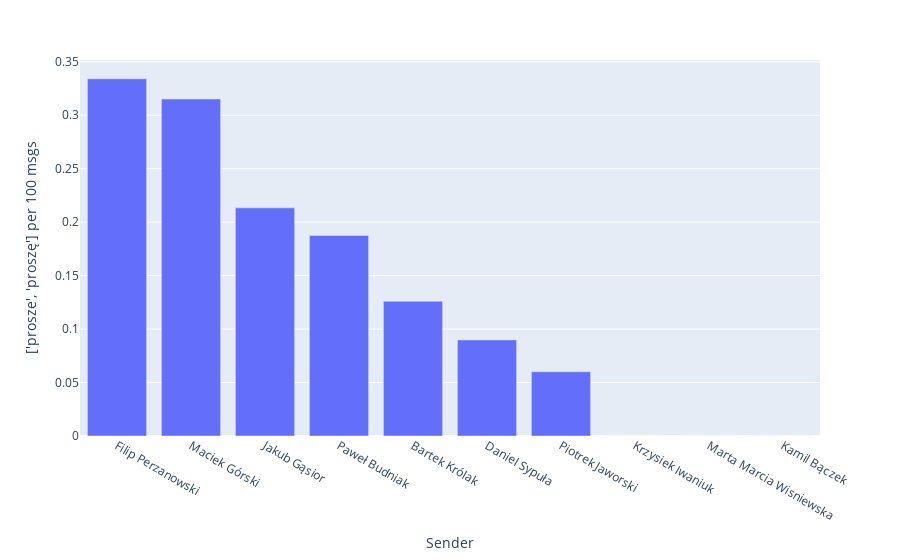

Notebook code cell kept with this figure:
### Code cell
word1 = ['prosze', 'proszę'] ## set word1 here



#w1_coeffs = stats.get_kurwa_coefficients(word_counts_unfiltered, )
w1_coeffs = stats.word_usage_coefficients(word1, word_counts, msg_stats_dict, regex = False)
w1_coeffs = {k:v * 100 for k,v in sorted(w1_coeffs.items(), key = lambda item: item[1], reverse = True)}
w1_df = pd.DataFrame(w1_coeffs.items(), columns = ['Sender', f'{word1} per 100 msgs'])
fig = px.bar(w1_df, y = f'{word1} per 100 msgs', x = 'Sender')
fig.show()

### Figure 1 — Plotly figure (JSON) as saved in the notebook; plotly's stock layout.template omitted (floating-point values rounded to 4 significant figures)
{"data": [{"alignmentgroup": "True", "hoverlabel": {"namelength": 0}, "hovertemplate": "Sender=%{x}<br>['prosze', 'proszę'] per 100 msgs=%{y}", "legendgroup": "", "marker": {"color": "#636efa"}, "name": "", "offsetgroup": "", "orientation": "v", "showlegend": false, "textposition": "auto", "type": "bar", "x": ["Filip Perzanowski", "Maciek Górski", "Jakub Gąsior", "Paweł Budniak", "Bartek Królak", "Daniel Sypuła", "Piotrek Jaworski", "Krzysiek Iwaniuk", "Marta Marcia Wisniewska", "Kamil Bączek"], "xaxis": "x", "y": [0.3341, 0.3152, 0.2134, 0.1876, 0.1261, 0.08986, 0.06008, 0, 0, 0], "yaxis": "y"}], "layout": {"barmode": "relative", "legend": {"tracegroupgap": 0}, "margin": {"t": 60}, "xaxis": {"anchor": "y", "domain": [0, 1], "title": {"text": "Sender"}}, "yaxis": {"anchor": "x", "domain": [0, 1], "title": {"text": "['prosze', 'proszę'] per 100 msgs"}}}}
